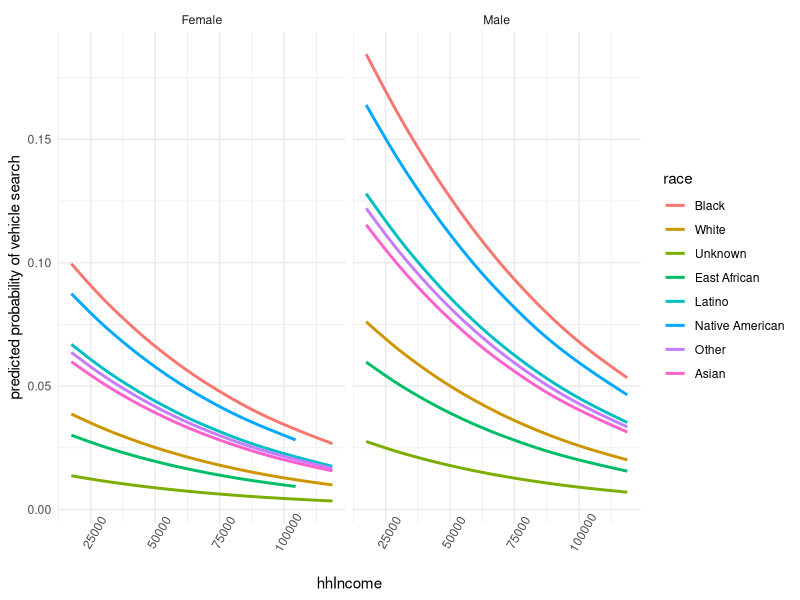
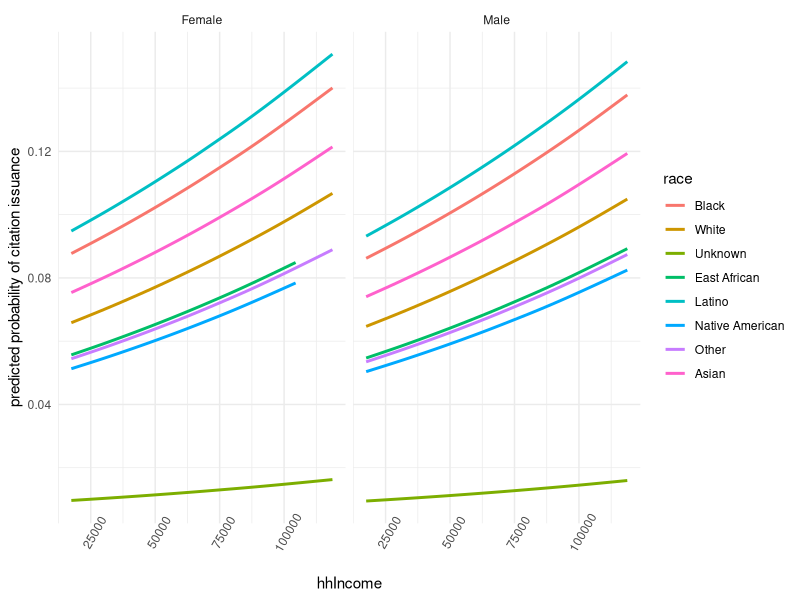
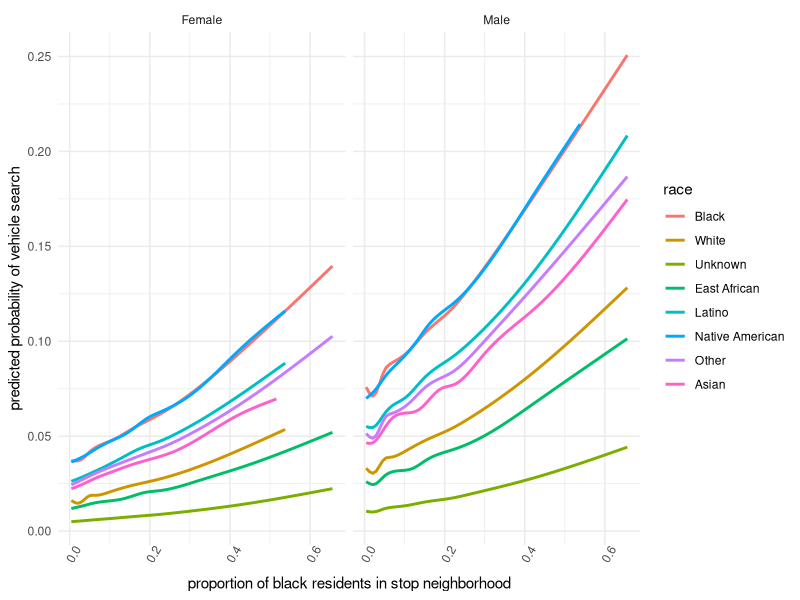

The R script that drew these images, in order:
library(carData)
library(tidyverse)
library(modelr)
#https://youtu.be/5_W-dH2d4EI

data("MplsDemo")
data("MplsStops")

MplsStops$vehicleSearch <- as.character(MplsStops$vehicleSearch)
MplsStops$vehicleSearch[MplsStops$vehicleSearch =="NO"] <- FALSE
MplsStops$vehicleSearch[MplsStops$vehicleSearch =="YES"] <- TRUE
table(MplsStops$vehicleSearch)

MplsStops$citationIssued <- as.character(MplsStops$citationIssued)
MplsStops$citationIssued[MplsStops$citationIssued =="NO"] <- FALSE
MplsStops$citationIssued[MplsStops$citationIssued =="YES"] <- TRUE
MplsStops$citationIssued[is.na(MplsStops$citationIssued)] <- FALSE
table(MplsStops$citationIssued)

names(MplsStops)

#remove rows with missing gender info.
MplsStops$gender <- as.character(MplsStops$gender)
MplsStops <- MplsStops[which(MplsStops$gender !="Unknown"),]

dat <- full_join(MplsStops,MplsDemo,by="neighborhood")

dat$vehicleSearch <- as.logical(dat$vehicleSearch)
dat$citationIssued <- as.logical(dat$citationIssued)

names(dat)
mod1 <- glm(data=dat,formula=vehicleSearch~ race+gender+hhIncome,family = "binomial")
mod2 <- glm(data=dat,formula=citationIssued~ race+gender+hhIncome,family = "binomial")
mod3 <- glm(data=dat,formula=vehicleSearch~ race+gender+hhIncome+ black, family = "binomial")

dat2 <- add_predictions(dat,mod1,type="response")
dat3 <- add_predictions(dat,mod2,type="response")
dat4 <- add_predictions(dat,mod3,type="response")

summary(mod1)

ggplot(dat2, aes(x=hhIncome,y=pred, color=race))+ geom_smooth(se=FALSE)+
  theme_minimal()+ labs(y="predicted probability of vehicle search")+facet_wrap(~gender,drop = T)+
  theme(axis.text.x= element_text(angle = 60))

summary(mod2)

ggplot(dat3, aes(x=hhIncome,y=pred, color=race))+ geom_smooth(se=F)+
  theme_minimal()+ labs(y="predicted probability of citation issuance")+facet_wrap(~gender,drop = T)+
  theme(axis.text.x= element_text(angle = 60))

summary(mod3)

ggplot(dat4, aes(x=black,y=pred, color=race))+ geom_smooth(se=FALSE)+
  theme_minimal()+ labs(y="predicted probability of vehicle search",
                        x="proportion of black residents in stop neighborhood")+facet_wrap(~gender,drop = TRUE)+
  theme(axis.text.x= element_text(angle = 60))


